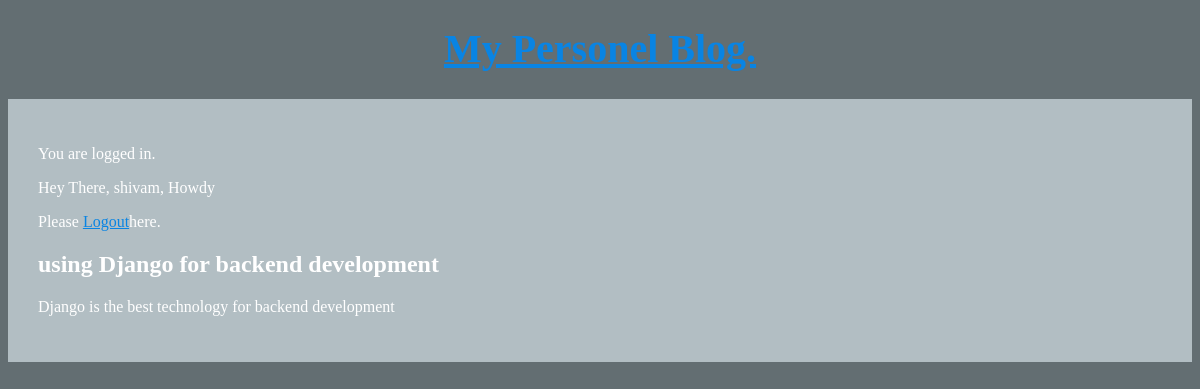
The page /article/2 (signed in) on the database its author committed.
### articles/models.py (models this page shows, shortened)
class Article(models.Model):
    author = models.ForeignKey(
    'auth.user' ,
     on_delete=models.CASCADE ,
    )
    title = models.CharField(max_length = 200)
    text = models.TextField()

### articles/views.py (the view)
# urls.py: path('article/<int:pk>', views.ArticleDetailView.as_view() , name = 'article_page' )
class ArticleDetailView(DetailView):
    model = Article
    template_name = 'detail.html'
    context_object_name = 'batman'

### templates/detail.html
{% extends 'base.html' %}
{% block content %}
<div class="details">
  <h2>{{batman.title}}</h2>
  <p>{{batman.text}}</p>
</div>
{% endblock content %}

### templates/base.html (shortened to what this page needs)
{% load staticfiles %}
<!DOCTYPE html>
<html lang="en">
<head>
  <link rel="stylesheet" href="{% static 'css/basestyle.css'%}">
</head>
<body>
  <header>
    <h1><a href="/">My Personel Blog.</a></h1>
  </header>
  <div class="container">
 {% if user.is_authenticated %}
   <p>You are logged in.</p>
   <p>Hey There, {{user.username}}, Howdy</p>
   <p>Please <a href="{% url 'logout' %}">Logout</a>here.</p>
 {% else %}
   <p>You are not logged in.</p>
   <p>Please <a href="{% url 'login' %}">Login</a>here.</p>
 {% endif %}
  {% block content %}
  {% endblock content %}
  </div>
</body>
</html>

### static/css/basestyle.css (style rules this page uses)
body { background-color: #636e72; color: #FFF; }
h1 { font-size: 2.5rem; text-align: center; margin-top: 25px; }
a { color: #0984e3; }
.container { margin-top: 20px; background-color: #b2bec3; padding: 30px; }

### rows shown on the page
Article: title "using Django for backend development", text "Django is the best technology for backend development"

### other values the page prints
{{ user.username }} "shivam"
